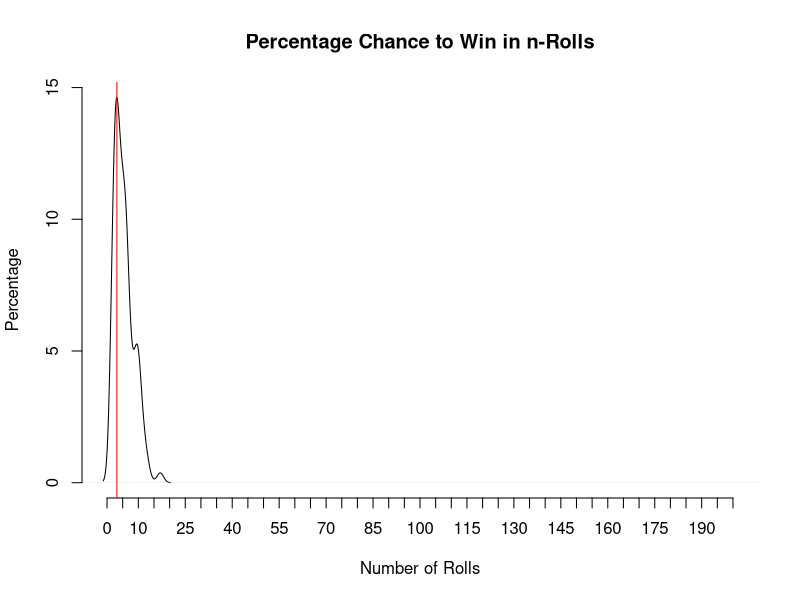
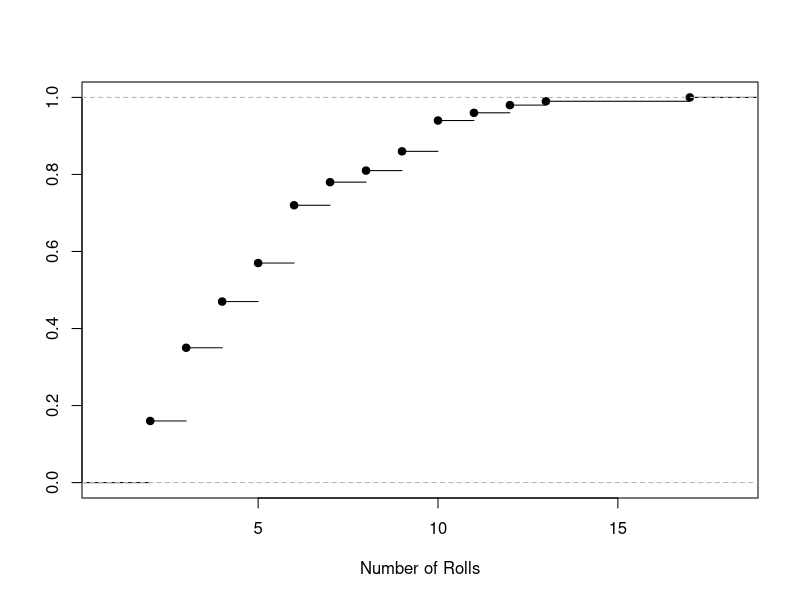

The R source for these figures, in order:
## ---- chunk 1
ladder.df <- data.frame(start=c(3,11), end=c(13,17))
slide.df <- data.frame(start=c(10,16,18), end=c(5,2,8))
## ---- chunk 2
library(knitr)
## ---- chunk 3
kable(ladder.df, align="c")
## ---- chunk 4
kable(slide.df, align="c")
## ---- chunk 5
library(foreach)
library(doParallel)
## ---- chunk 6
registerDoParallel(cores=4)
## ---- chunk 7
getDoParWorkers()
## ---- chunk 8
num.iter <- 100 # Number of play throughs aka games

# Get timing as well
stime <- system.time({
  out.seq <- foreach(icount(num.iter), .combine=rbind) %do% {
    curLoc <- 0
    nroll <- 0
    slides <- 0
    ladders <- 0
    # Keep rolling dice and moving until reach 17 or greater ending the game
    while(curLoc < 17) {
      roll <- sample(6,1) # generate random number between [1 to 6]
      curLoc <- curLoc + roll # increase position
      nroll <- nroll + 1 # increase number of rolls
      # Need to check if we landed on a ladder or slide and move forward or back
      if (any(ladder.df$start %in% curLoc)) {
        curLoc <- ladder.df$end[ladder.df$start %in% curLoc]
        ladders <- ladders + 1
      }
      if (any(slide.df$start %in% curLoc)) {
        curLoc <- slide.df$end[slide.df$start %in% curLoc]
        slides <- slides + 1
      }
    }
    # Create output to store, num rolls, num ladders hit, num slides hit
    out.info <- c(nroll, ladders, slides)
  }})[3]
## ---- chunk 9
stime
## ---- chunk 10
d <- density(out.seq[,1])
d$y <- d$y * 100
plot(d, main="Percentage Chance to Win in n-Rolls", xlab="Number of Rolls", ylab="Percentage", xlim=c(0,200), axes=F)
axis(2)
axis(1, at=seq(0,200,5))
abline(v=d$x[which.max(d$y)], col="red")
## ---- chunk 11
plot(ecdf(out.seq[,1]), xlab="Number of Rolls", ylab="",main="")
